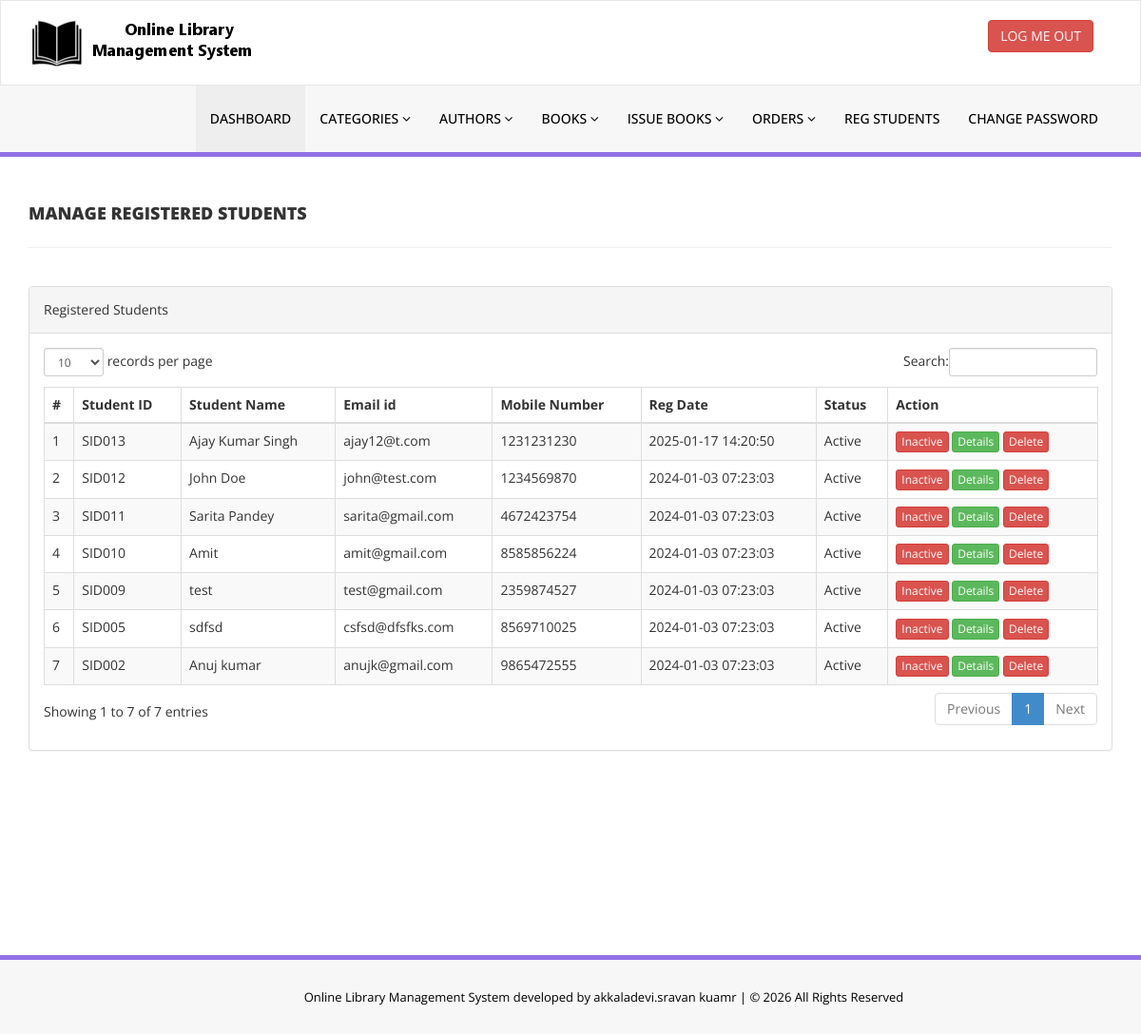
/library/admin/reg-students.php (signed in), run on an earlier commit of the app's database.
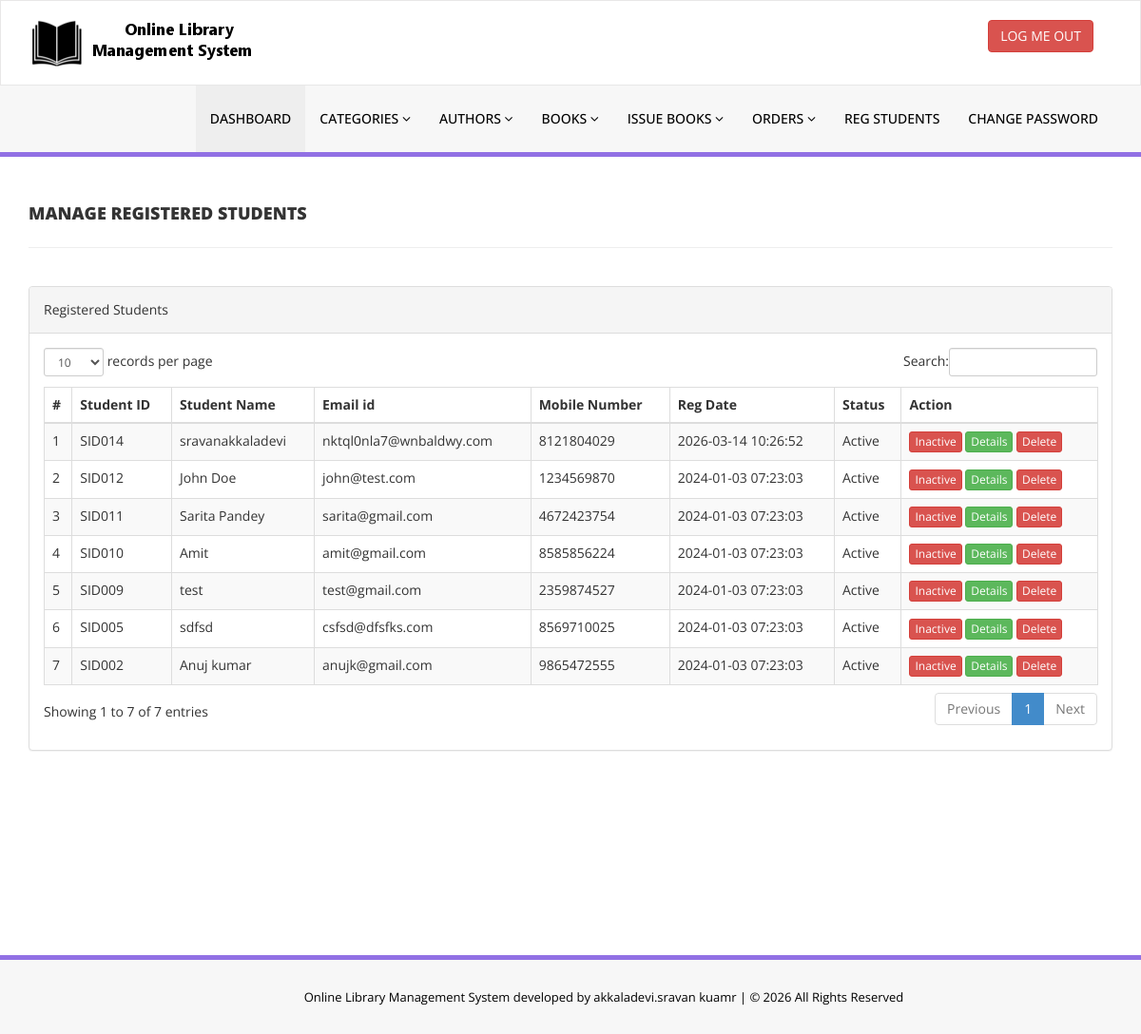
And on a later commit of the database.
### tables this page shows
CREATE TABLE `tblstudents` (
  `id` int NOT NULL AUTO_INCREMENT,
  `StudentId` varchar(100) DEFAULT NULL,
  `FullName` varchar(120) DEFAULT NULL,
  `EmailId` varchar(120) DEFAULT NULL,
  `MobileNumber` char(11) DEFAULT NULL,
  `Password` varchar(120) DEFAULT NULL,
  `Status` int DEFAULT NULL,
  `RegDate` timestamp NULL DEFAULT CURRENT_TIMESTAMP,
  `UpdationDate` timestamp NULL DEFAULT NULL ON UPDATE CURRENT_TIMESTAMP,
  PRIMARY KEY (`id`),
  UNIQUE KEY `StudentId` (`StudentId`)
);

### library/admin/reg-students.php (the view, shortened to what this page needs)
<?php
include('includes/config.php');
?>
<!DOCTYPE html>
<html xmlns="http://www.w3.org/1999/xhtml">
<head>
    <link href="assets/css/bootstrap.css" rel="stylesheet" />
    <link href="assets/css/font-awesome.css" rel="stylesheet" />
    <link href="assets/js/dataTables/dataTables.bootstrap.css" rel="stylesheet" />
    <link href="assets/css/style.css" rel="stylesheet" />
</head>
<body>
<?php include('includes/header.php');?>
    <div class="content-wrapper">
         <div class="container">
        <div class="row pad-botm">
            <div class="col-md-12">
                <h4 class="header-line">Manage Registered Students</h4>
            </div>
        </div>
        <div class="row">
            <div class="col-md-12">
                <div class="panel panel-default">
                    <div class="panel-heading">
                        Registered Students
                    </div>
                    <div class="panel-body">
                        <div class="table-responsive">
                            <table class="table table-striped table-bordered table-hover" id="dataTables-example">
                                <thead>
                                    <tr>
                                        <th>#</th>
                                        <th>Student ID</th>
                                        <th>Student Name</th>
                                        <th>Email id</th>
                                        <th>Mobile Number</th>
                                        <th>Reg Date</th>
                                        <th>Status</th>
                                        <th>Action</th>
                                    </tr>
                                </thead>
                                <tbody>
<?php
$sql = "SELECT * FROM tblstudents ORDER BY id DESC";
$query = $dbh->prepare($sql);
$query->execute();
$results=$query->fetchAll(PDO::FETCH_OBJ);
$cnt=1;
if($query->rowCount() > 0)
{
foreach($results as $result)
{
?>
                                    <tr class="odd gradeX">
                                        <td class="center"><?php echo htmlentities($cnt);?></td>
                                        <td class="center"><?php echo htmlentities($result->StudentId);?></td>
                                        <td class="center"><?php echo htmlentities($result->FullName);?></td>
                                        <td class="center"><?php echo htmlentities($result->EmailId);?></td>
                                        <td class="center"><?php echo htmlentities($result->MobileNumber);?></td>
                                        <td class="center"><?php echo htmlentities($result->RegDate);?></td>
                                        <td class="center"><?php echo $result->Status==1 ? 'Active' : 'Blocked'; ?></td>
                                        <td class="center">
<?php if($result->Status==1){ ?>
                                            <a href="reg-students.php?inid=<?php echo htmlentities($result->id);?>" onclick="return confirm('Are you sure you want to block this student?');" class="btn btn-danger btn-xs">Inactive</a>
<?php } else { ?>
                                            <a href="reg-students.php?id=<?php echo htmlentities($result->id);?>" onclick="return confirm('Are you sure you want to activate this student?');" class="btn btn-primary btn-xs">Active</a>
<?php } ?>
                                            <a href="student-history.php?stdid=<?php echo htmlentities($result->StudentId);?>" class="btn btn-success btn-xs">Details</a>
                                            <a href="reg-students.php?del=<?php echo htmlentities($result->id);?>" onclick="return confirm('Are you sure you want to delete this student?');" class="btn btn-danger btn-xs">Delete</a>
                                        </td>
                                    </tr>
<?php
$cnt=$cnt+1;
}}
?>
                                </tbody>
                            </table>
                        </div>
                    </div>
                </div>
            </div>
        </div>
    </div>
    </div>
<?php include('includes/footer.php');?>
</body>
</html>

What changed in the data, as far as the page shows it:
changed tblstudents: StudentId "SID013" → "SID014"; FullName "Ajay Kumar Singh" → "sravanakkaladevi"; EmailId "ajay12@t.com" → "nktql0nla7@wnbaldwy.com"; MobileNumber "1231231230" → "8121804029"; RegDate "2025-01-17 14:20:50" → "2026-03-14 10:26:52"
